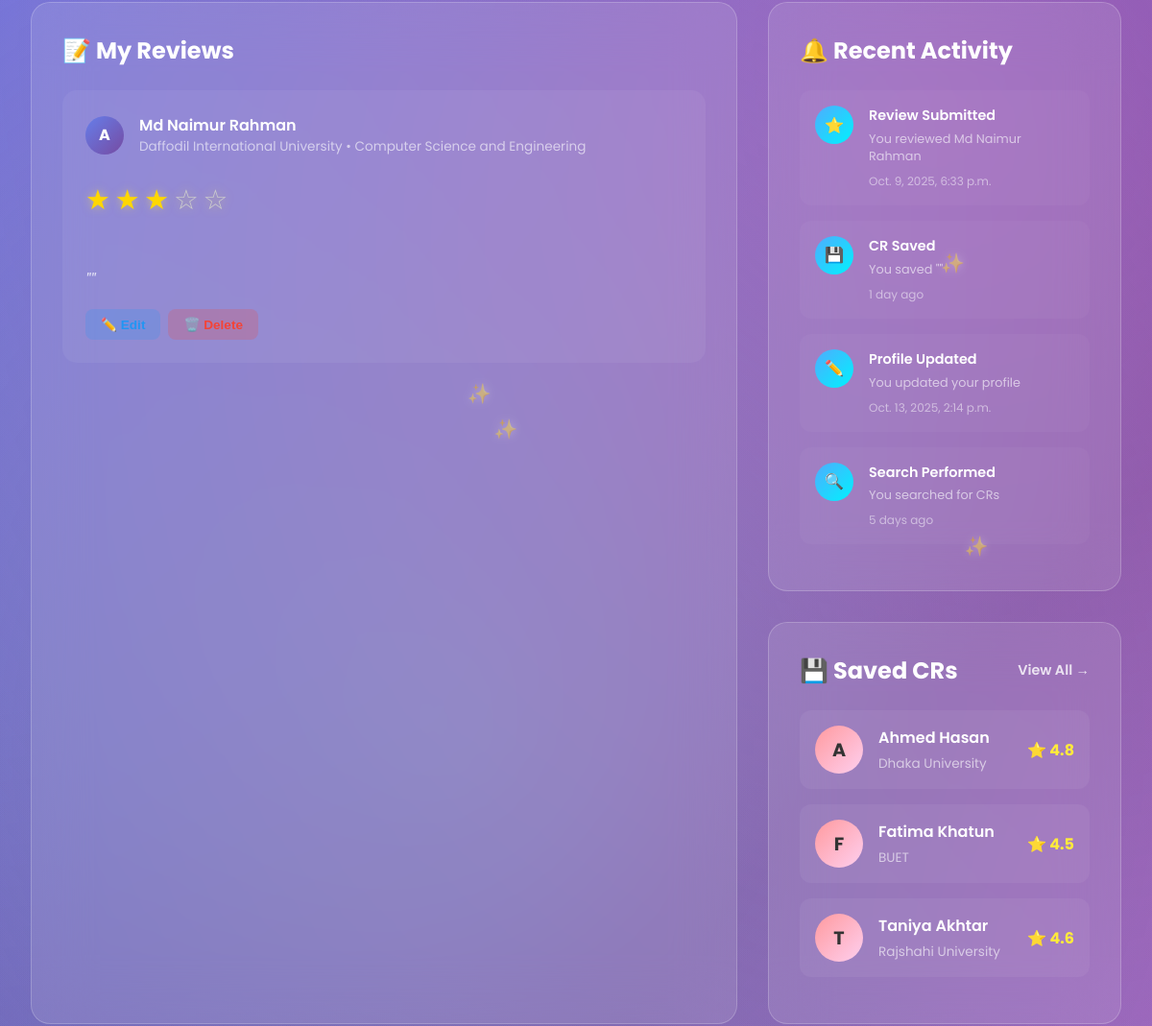
The app's page /user_dashboard/ (signed in, middle part), older data.
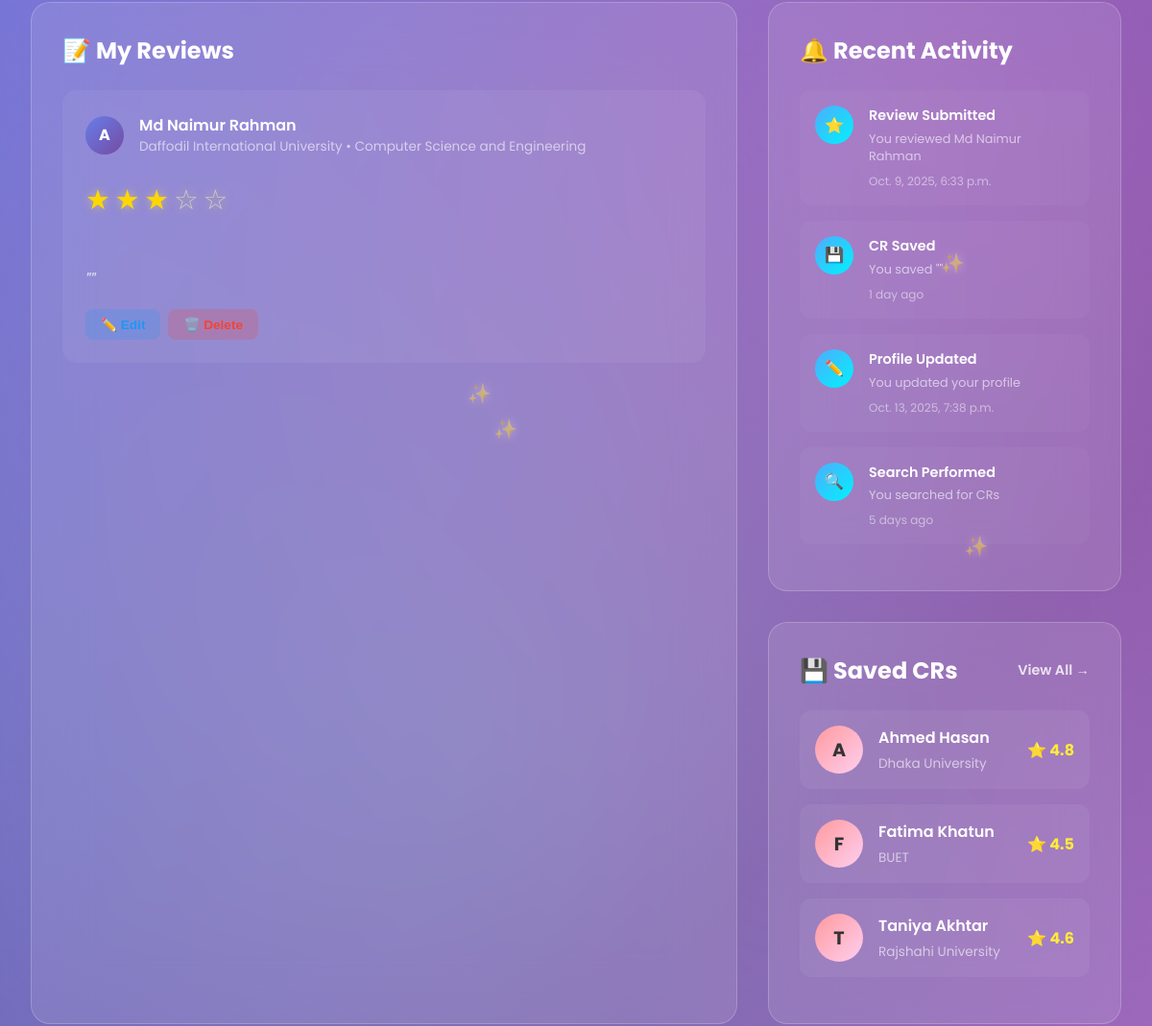
The same page, newer data.
### userprofile/models.py (models this page shows, shortened)
class User(AbstractBaseUser,PermissionsMixin):
    university=models.ForeignKey(University, on_delete=models.SET_NULL,related_name='university',null=True,blank=True)
    department=models.ForeignKey(Department, on_delete=models.SET_NULL,related_name='department',null=True,blank=True)
    profile_picture=models.ImageField(upload_to=user_profile_picture_path,null=True,blank=True)
    first_name = models.CharField(max_length=50)
    last_name = models.CharField(max_length=50)
    gender = models.CharField(choices=[('M', 'Male'), ('F', 'Female')], max_length=1)
    email = models.EmailField(unique=True)
    phone=models.CharField(max_length=20,null=True,blank=True)
    date_of_birth=models.DateField(null=True,blank=True)
    student_id=models.CharField(max_length=50,unique=True)
    batch=models.CharField(max_length=20,null=True,blank=True)
    section=models.CharField(max_length=20,null=True,blank=True)
    bio=models.TextField(null=True,blank=True)
    facebook_url=models.URLField(null=True,blank=True)
    instagram_url=models.URLField(null=True,blank=True)
    linkedin_url=models.URLField(null=True,blank=True)
    role=models.CharField(max_length=20, default='student')
    slug=models.SlugField(blank=True,unique=True)
    is_active = models.BooleanField(default=True)
    is_staff = models.BooleanField(default=False)
    created_at = models.DateTimeField(auto_now_add=True)
    updated_at = models.DateTimeField(auto_now=True)
    deleted_at = models.DateTimeField(blank=True, null=True)
    USERNAME_FIELD = 'email'
    REQUIRED_FIELDS = ['first_name','last_name']
    objects = CustomUserManager()

### userprofile/views.py (the view)
# urls.py: path('user_dashboard/',user_dasboard,name="user_dashboard"),
@login_required
def user_dasboard(request):
    user = User.objects.get(email=request.user.email)
    review = Review.objects.filter(user=user).order_by('-created_at')
    last = review.first()
    context = {
        'user':user,
        'review':review,
        'last':last,
    }
    return render(request,'user_profile/user_dashboard.html',context)

### cr/models.py (called while the page is built)
    def __str__(self):
        return self.title

    def __str__(self):
        return self.title

### templates/user_profile/user_dashboard.html (shortened to what the changed rows need)
{% extends 'base.html' %}
{% load static %}
{% block content %}
<div class="dashboard-container">
        <div class="content-grid">
            <div class="dashboard-card">
                <div class="card-header">
                    <h2 class="card-title">📝 My Reviews</h2>
                </div>
            </div>
            <div>
                <div class="dashboard-card" style="margin-bottom: 2rem;">
                    <div class="card-header">
                        <h2 class="card-title">🔔 Recent Activity</h2>
                    </div>
                    <div class="activity-item">
                        <div class="activity-content">
                            <h4>Profile Updated</h4>
                            <p>You updated your profile</p>
                            <div class="activity-time">{{user.updated_at}}</div>
                        </div>
                    </div>
                </div>
                <div class="dashboard-card">
                    <div class="card-header">
                        <h2 class="card-title">💾 Saved CRs</h2>
                    </div>
                </div>
            </div>
        </div>
    </div>
{% endblock content %}

Row changes from the older to the newer data that the page shows:
changed User: updated_at "Oct. 13, 2025, 2:14 p.m." → "Oct. 13, 2025, 7:38 p.m."
